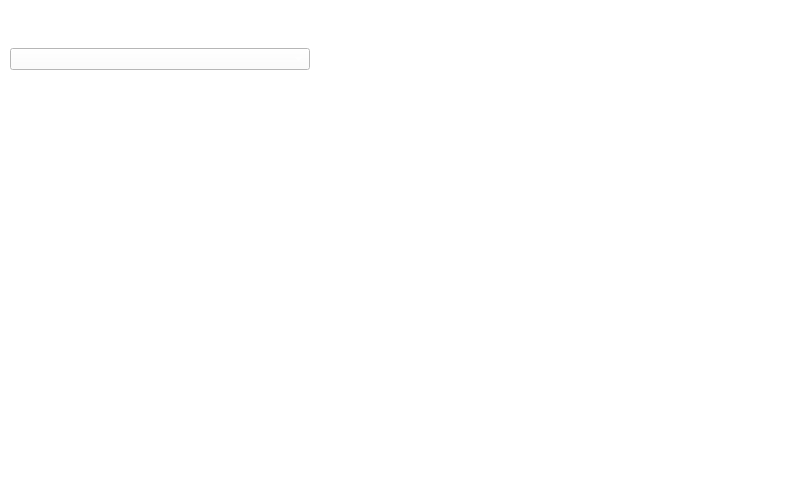
<?xml version="1.0" encoding="UTF-8"?>
<ui version="4.0">
 <class>MainWindow</class>
 <widget class="QMainWindow" name="MainWindow">
  <property name="geometry">
   <rect>
    <x>0</x>
    <y>0</y>
    <width>800</width>
    <height>480</height>
   </rect>
  </property>
  <property name="windowTitle">
   <string>Rober y Dani Company</string>
  </property>
  <property name="styleSheet">
   <string notr="true">

/*-----QWidget-----*/
QWidget
{
	background-color: #ffffff;
	color: #fff;
	selection-background-color: #3066c9;
	selection-color: #000;

}

/*-----QPushButton-----*/
QPushButton {
	margin-right:40px;
	margin-left:40px;
    color: #333;
    border: 0px solid #555;
    border-radius: 20px;
    border-style: outset;
    background: qradialgradient(
        cx: 0.3, cy: -0.4, fx: 0.3, fy: -0.4,
        radius: 1.35, stop: 0 #fff, stop: 1 #888
        );
    padding: 5px;
    }

QPushButton:hover {
    background: qradialgradient(
        cx: 0.3, cy: -0.4, fx: 0.3, fy: -0.4,
        radius: 0.15, stop: 0 #fff, stop: 1 #bbb
        );
    }

QPushButton:pressed {
    border-style: inset;
    background: qradialgradient(
        cx: 0.4, cy: -0.1, fx: 0.4, fy: -0.1,
        radius: 1.35, stop: 0 #fff, stop: 1 #ddd
        );
    }
</string>
  </property>
  <widget class="QWidget" name="centralwidget">
   <widget class="QWidget" name="horizontalLayoutWidget">
    <property name="geometry">
     <rect>
      <x>10</x>
      <y>70</y>
      <width>771</width>
      <height>331</height>
     </rect>
    </property>
    <layout class="QHBoxLayout" name="Layout_2"/>
   </widget>
   <widget class="QWidget" name="horizontalLayoutWidget_2">
    <property name="geometry">
     <rect>
      <x>10</x>
      <y>10</y>
      <width>771</width>
      <height>61</height>
     </rect>
    </property>
    <layout class="QHBoxLayout" name="Layout_1">
     <item>
      <widget class="QComboBox" name="Combo_invernadero_actual">
       <property name="minimumSize">
        <size>
         <width>300</width>
         <height>0</height>
        </size>
       </property>
       <property name="contextMenuPolicy">
        <enum>Qt::DefaultContextMenu</enum>
       </property>
       <property name="currentText">
        <string/>
       </property>
      </widget>
     </item>
     <item>
      <spacer name="horizontalSpacer_2">
       <property name="orientation">
        <enum>Qt::Horizontal</enum>
       </property>
       <property name="sizeType">
        <enum>QSizePolicy::Fixed</enum>
       </property>
       <property name="sizeHint" stdset="0">
        <size>
         <width>40</width>
         <height>20</height>
        </size>
       </property>
      </spacer>
     </item>
     <item>
      <widget class="QPushButton" name="butttemp">
       <property name="styleSheet">
        <string notr="true"/>
       </property>
       <property name="text">
        <string/>
       </property>
       <property name="icon">
        <iconset>
         <normaloff>iconos/temp.png</normaloff>iconos/temp.png</iconset>
       </property>
       <property name="iconSize">
        <size>
         <width>32</width>
         <height>32</height>
        </size>
       </property>
      </widget>
     </item>
     <item>
      <widget class="QPushButton" name="buttgen">
       <property name="styleSheet">
        <string notr="true"/>
       </property>
       <property name="text">
        <string/>
       </property>
       <property name="icon">
        <iconset>
         <normaloff>iconos/grafica.png</normaloff>iconos/grafica.png</iconset>
       </property>
       <property name="iconSize">
        <size>
         <width>32</width>
         <height>32</height>
        </size>
       </property>
      </widget>
     </item>
     <item>
      <widget class="QPushButton" name="buthum">
       <property name="minimumSize">
        <size>
         <width>138</width>
         <height>40</height>
        </size>
       </property>
       <property name="styleSheet">
        <string notr="true"/>
       </property>
       <property name="text">
        <string/>
       </property>
       <property name="icon">
        <iconset>
         <normaloff>iconos/hum.png</normaloff>iconos/hum.png</iconset>
       </property>
       <property name="iconSize">
        <size>
         <width>32</width>
         <height>32</height>
        </size>
       </property>
      </widget>
     </item>
    </layout>
   </widget>
   <widget class="QPushButton" name="buttdatalog">
    <property name="geometry">
     <rect>
      <x>670</x>
      <y>390</y>
      <width>126</width>
      <height>42</height>
     </rect>
    </property>
    <property name="styleSheet">
     <string notr="true"/>
    </property>
    <property name="text">
     <string/>
    </property>
    <property name="icon">
     <iconset>
      <normaloff>iconos/data_log.png</normaloff>iconos/data_log.png</iconset>
    </property>
    <property name="iconSize">
     <size>
      <width>32</width>
      <height>32</height>
     </size>
    </property>
   </widget>
  </widget>
  <widget class="QMenuBar" name="menubar">
   <property name="geometry">
    <rect>
     <x>0</x>
     <y>0</y>
     <width>800</width>
     <height>21</height>
    </rect>
   </property>
   <widget class="QMenu" name="menuMen">
    <property name="title">
     <string>Menú</string>
    </property>
    <widget class="QMenu" name="menuInvernaderos">
     <property name="title">
      <string>Invernaderos</string>
     </property>
     <addaction name="actionA_adir_4"/>
     <addaction name="actionModificar"/>
     <addaction name="actionEliminar_4"/>
    </widget>
    <widget class="QMenu" name="menuActuadores">
     <property name="title">
      <string>Actuadores</string>
     </property>
     <addaction name="actionA_adir_6"/>
     <addaction name="actionEliminar_6"/>
     <addaction name="actionEliminar_7"/>
    </widget>
    <widget class="QMenu" name="menuSensores">
     <property name="title">
      <string>Sensores</string>
     </property>
     <addaction name="actionA_adir_5"/>
     <addaction name="actionModificar_2"/>
     <addaction name="actionEliminar_5"/>
    </widget>
    <addaction name="menuInvernaderos"/>
    <addaction name="menuSensores"/>
    <addaction name="menuActuadores"/>
    <addaction name="separator"/>
    <addaction name="actionConfiguraci_n"/>
    <addaction name="actionSalir_2"/>
   </widget>
   <addaction name="menuMen"/>
  </widget>
  <widget class="QStatusBar" name="statusbar"/>
  <action name="actionSalir">
   <property name="text">
    <string>Salir</string>
   </property>
  </action>
  <action name="actionConfiguraci">
   <property name="text">
    <string>Configuración</string>
   </property>
  </action>
  <action name="actionA_adir">
   <property name="text">
    <string>Añadir</string>
   </property>
  </action>
  <action name="actionA_adir_2">
   <property name="text">
    <string>Añadir</string>
   </property>
  </action>
  <action name="actionA_adir_3">
   <property name="text">
    <string>Añadir</string>
   </property>
  </action>
  <action name="actionEliminar">
   <property name="text">
    <string>Eliminar</string>
   </property>
  </action>
  <action name="actionEliminar_2">
   <property name="text">
    <string>Eliminar</string>
   </property>
  </action>
  <action name="actionEliminar_3">
   <property name="text">
    <string>Eliminar</string>
   </property>
  </action>
  <action name="actionSalir_2">
   <property name="text">
    <string>Salir</string>
   </property>
  </action>
  <action name="actionConfiguraci_n">
   <property name="text">
    <string>Configuración</string>
   </property>
  </action>
  <action name="actionA_adir_4">
   <property name="text">
    <string>Añadir</string>
   </property>
  </action>
  <action name="actionModificar">
   <property name="text">
    <string>Modificar</string>
   </property>
  </action>
  <action name="actionEliminar_4">
   <property name="text">
    <string>Eliminar</string>
   </property>
  </action>
  <action name="actionA_adir_5">
   <property name="text">
    <string>Añadir</string>
   </property>
  </action>
  <action name="actionModificar_2">
   <property name="text">
    <string>Modificar</string>
   </property>
  </action>
  <action name="actionEliminar_5">
   <property name="text">
    <string>Eliminar</string>
   </property>
  </action>
  <action name="actionA_adir_6">
   <property name="text">
    <string>Añadir</string>
   </property>
  </action>
  <action name="actionEliminar_6">
   <property name="text">
    <string>Modificar</string>
   </property>
  </action>
  <action name="actionEliminar_7">
   <property name="text">
    <string>Eliminar</string>
   </property>
  </action>
 </widget>
 <resources>
  <include location="../iconos/resources.qrc"/>
 </resources>
 <connections/>
</ui>
